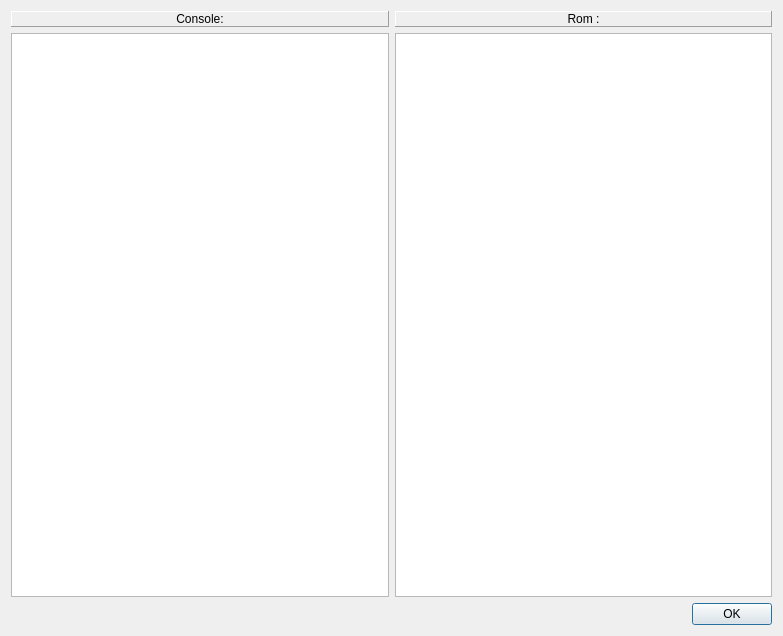
<?xml version="1.0" encoding="UTF-8"?>
<ui version="4.0">
 <class>favorite_dialog</class>
 <widget class="QDialog" name="favorite_dialog">
  <property name="geometry">
   <rect>
    <x>0</x>
    <y>0</y>
    <width>783</width>
    <height>636</height>
   </rect>
  </property>
  <property name="windowTitle">
   <string>Favorites</string>
  </property>
  <layout class="QGridLayout" name="gridLayout">
   <item row="1" column="0">
    <widget class="QDialogButtonBox" name="favorite_dialog_buttonbox">
     <property name="orientation">
      <enum>Qt::Horizontal</enum>
     </property>
     <property name="standardButtons">
      <set>QDialogButtonBox::Ok</set>
     </property>
    </widget>
   </item>
   <item row="0" column="0">
    <layout class="QHBoxLayout" name="main_layout">
     <item>
      <layout class="QVBoxLayout" name="console_layout">
       <item>
        <widget class="QLabel" name="console_label">
         <property name="frameShape">
          <enum>QFrame::Panel</enum>
         </property>
         <property name="frameShadow">
          <enum>QFrame::Raised</enum>
         </property>
         <property name="text">
          <string>Console:</string>
         </property>
         <property name="alignment">
          <set>Qt::AlignCenter</set>
         </property>
        </widget>
       </item>
       <item>
        <widget class="QListWidget" name="console_list"/>
       </item>
      </layout>
     </item>
     <item>
      <layout class="QVBoxLayout" name="rom_layout">
       <item>
        <widget class="QLabel" name="rom_label">
         <property name="frameShape">
          <enum>QFrame::Panel</enum>
         </property>
         <property name="frameShadow">
          <enum>QFrame::Raised</enum>
         </property>
         <property name="text">
          <string>Rom :</string>
         </property>
         <property name="alignment">
          <set>Qt::AlignCenter</set>
         </property>
        </widget>
       </item>
       <item>
        <widget class="QListWidget" name="rom_list"/>
       </item>
      </layout>
     </item>
    </layout>
   </item>
  </layout>
 </widget>
 <resources/>
 <connections>
  <connection>
   <sender>favorite_dialog_buttonbox</sender>
   <signal>accepted()</signal>
   <receiver>favorite_dialog</receiver>
   <slot>accept()</slot>
   <hints>
    <hint type="sourcelabel">
     <x>248</x>
     <y>254</y>
    </hint>
    <hint type="destinationlabel">
     <x>157</x>
     <y>274</y>
    </hint>
   </hints>
  </connection>
  <connection>
   <sender>favorite_dialog_buttonbox</sender>
   <signal>rejected()</signal>
   <receiver>favorite_dialog</receiver>
   <slot>reject()</slot>
   <hints>
    <hint type="sourcelabel">
     <x>316</x>
     <y>260</y>
    </hint>
    <hint type="destinationlabel">
     <x>286</x>
     <y>274</y>
    </hint>
   </hints>
  </connection>
 </connections>
</ui>
